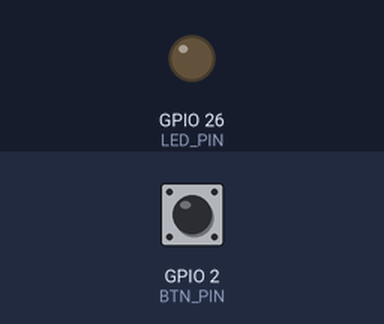
Recording of a sketch running on a simulated ESP32. Shown: output pins drawn as LEDs (lit = HIGH). The inputs (shaded band) are chosen by the test bench; at power-on: GPIO 2 (BTN_PIN) HIGH.

Above: at 1.2 s.
1.3 s: GPIO 2 (BTN_PIN) pulled LOW for 0.15 s
At 1.37 s:
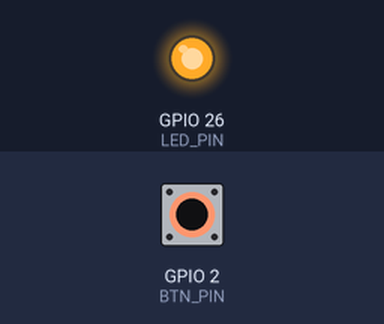
2.9 s: GPIO 2 (BTN_PIN) pulled LOW for 3.2 s
At 7.0 s:
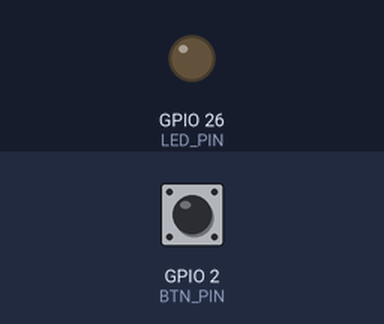
Timing chart, 0 to 8.5 s (numbered marks = the images above; inputs shaded):
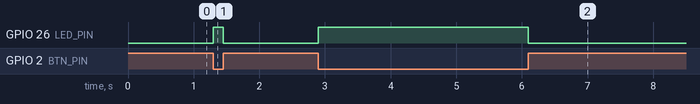

Measured:
- after the input at 1.3 s, GPIO 26 (LED_PIN): LOW → HIGH at once, → LOW 0.15 s later
- after the input at 2.9 s, GPIO 26 (LED_PIN): LOW → HIGH at once, → LOW 3.2 s later

The sketch:

src_hello_world.ino
```cpp
/* Contributor: Hanchen Zhu
  Contributor: Gongduo Huang
 * Hello World – 1_led
 */
const uint8_t LED_PIN = 26;
const uint8_t BTN_PIN = 2;

void setup() {
  pinMode(LED_PIN, OUTPUT);
  pinMode(BTN_PIN, INPUT_PULLUP);
  digitalWrite(LED_PIN, LOW);
}

void loop() {
  bool pressed = (digitalRead(BTN_PIN) == LOW);
  digitalWrite(LED_PIN, pressed ? HIGH : LOW);
}
```
